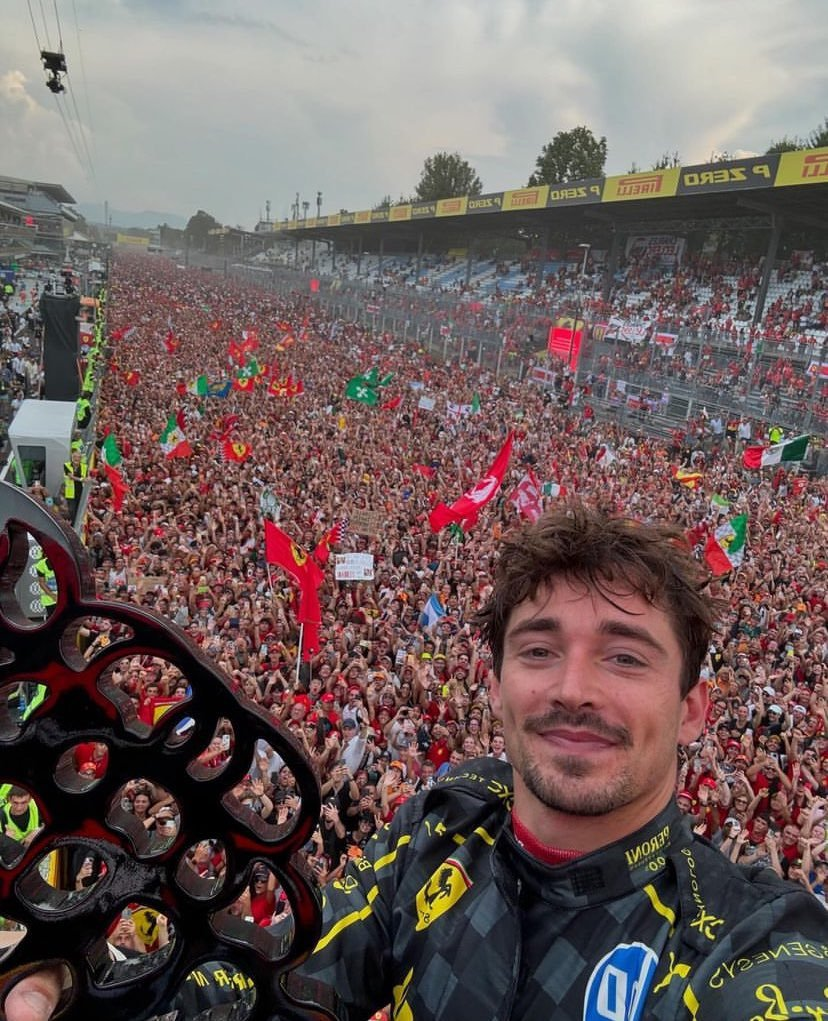
%> input picture data/input/italy.jpg, 828 x 1021 px
$ octave main.m   (GNU Octave 9; MATLAB toolbox functions it lacks are replaced by stand-ins)
%> lines starting %> are read from the running program, lines starting %| are printed output that depends on the picture
### src/ImageLoader/cargar_imagen.m
function [imagen, filas, columnas, canales] = cargar_imagen(nombre_archivo)
%> called with nombre_archivo = 'italy.jpg'
% CARGAR_IMAGEN Carga una imagen y verifica/redimensiona al mínimo 740x492
% Entrada:  nombre_archivo -> nombre del archivo
% Salidas:  imagen, filas, columnas, canales

    % Cargar la imagen
    imagen = imread(nombre_archivo);
%> imagen is the input picture: size 1021x828x3 uint8; mean R, G, B 110, 93.9, 92.4

    % Verificar y redimensionar si es necesario
    [filas, columnas, canales] = size(imagen);
%> filas = 1021; columnas = 828; canales = 3

    if columnas < 740 || filas < 492
        imagen = imresize(imagen, [492, 740]);
        [filas, columnas, canales] = size(imagen);
    end
end

### src/ImageLoader/comprimir_paleta.m
function imagen_indexada = comprimir_paleta(imagen)
% COMPRIMIR_PALETA Aplica compresión por paleta indexada de 256 colores
% Entrada:  imagen         -> imagen RGB uint8
% Salidas:  imagen_indexada -> imagen comprimida con índices
%           paleta          -> paleta de 256 colores [256x3]

    % Aplicar compresión por paleta
    [imagen_indexada, paleta] = rgb2ind(imagen, 256);

    % Definir ruta: sube un nivel desde src/matlab y entra a src/utils
    ruta_utils = fullfile(fileparts(mfilename('fullpath')), '..', 'utils', 'paleta_colores.mat');

    % Guardar paleta en la ruta específica
    save(ruta_utils, 'paleta');
end

### src/ImageLoader/adaptar_tamano.m
function matriz_salida = adaptar_tamano(vector_bits, columnas)
    % INPUTS:
    %   vector_bits : Vector columna original (N x 1)
    %   columnas    : Número de columnas deseadas (en tu caso, 11200)
    %
    % OUTPUT:
    %   matriz_salida : Matriz final ordenada por filas con el relleno de ceros

    % Asegurar que la entrada sea un vector columna estricto
    vector_bits = vector_bits(:);

    % Calcular cuántos bits faltan para completar la última fila
    num_bits = length(vector_bits);
    residuo = mod(num_bits, columnas);

    if residuo ~= 0
        bits_faltantes = columnas - residuo;
        % Rellenamos con ceros al final del vector
        vector_bits = [vector_bits; zeros(bits_faltantes, 1)];
    end

    % Calcular el número total de filas que tendrá la matriz final
    num_filas = length(vector_bits) / columnas;

    % Reorganizar los bits mediante reshape
    matriz_salida_temp = reshape(vector_bits, columnas, num_filas)';

    % Adaptar a tipo double para procesamiento en simulink
    matriz_salida = double(matriz_salida_temp);

    % Transponer para procesamiento posterior
    matriz_salida = matriz_salida';

end

### src/ImageLoader/anadir_cabecera.m
function matriz_binaria = anadir_cabecera(matriz_img)
    % ANADIR_CABECERA Agrega un encabezado de 10 bits con el número de trama
    % a cada fila de la matriz de la imagen.

    % Obtener el número de filas (tramas) actuales
    [~, num_columnas] = size(matriz_img);

    % Crear un vector con los índices de las filas (de 1 a num_filas)
    indices = (1:num_columnas)';

    % Convertir los índices a su representación binaria de 10 bits
    % 'de2bi' convierte decimal a binario. 'left-msb' asegura que el bit más
    % significativo quede a la izquierda.
    cabeceras = de2bi(indices, 10, 'left-msb')';

    % Concatenar las cabeceras (10 bits) con la matriz original (11190 bits)
    matriz_binaria = [cabeceras; matriz_img];
end

### src/ImageLoader/convertir_binario.m
function secuencia_binaria = convertir_binario(secuencia_pixeles)
% CONVERTIR_BINARIO Convierte la secuencia de píxeles indexados a bits
% Entrada:  secuencia_pixeles -> vector 1D de índices uint8
%           filas, columnas   -> dimensiones de la imagen
% Salida:   secuencia_binaria -> vector 1D de bits (0s y 1s)

    % Convertir cada índice a 8 bits
    binario_pixeles = de2bi(secuencia_pixeles, 8, 'left-msb');

    % Serializar la matriz binaria en un vector
    secuencia_binaria = binario_pixeles';
    secuencia_binaria = secuencia_binaria(:);
end

### src/ImageLoader/serializar_pixeles.m
function secuencia_pixeles = serializar_pixeles(imagen_indexada)
% SERIALIZAR_PIXELES Convierte la matriz indexada en secuencia unidimensional
% Entrada:  imagen_indexada  -> matriz 2D de índices de píxeles
%           filas, columnas  -> dimensiones esperadas
% Salida:   secuencia_pixeles -> vector 1D de índices

    % Serializar la matriz en un vector
    secuencia_pixeles = imagen_indexada(:);
end

### src/ImageLoader/main.m
% MAIN - Archivo principal para cargar imagen y convertirla a bits
clc
disp(['Running main code - Image Loader', newline])

% ── Función 1 Cargar imagen ──────────────────────────────
[imagen_tx, filas, columnas] = cargar_imagen('italy.jpg');
%> filas = 1021; columnas = 828

% ── Función 2 Compresión por paleta ─────────────────────
imagen_indexada = comprimir_paleta(imagen_tx);
%> in comprimir_paleta, `[imagen_indexada, paleta] = rgb2ind(imagen, 256);`:
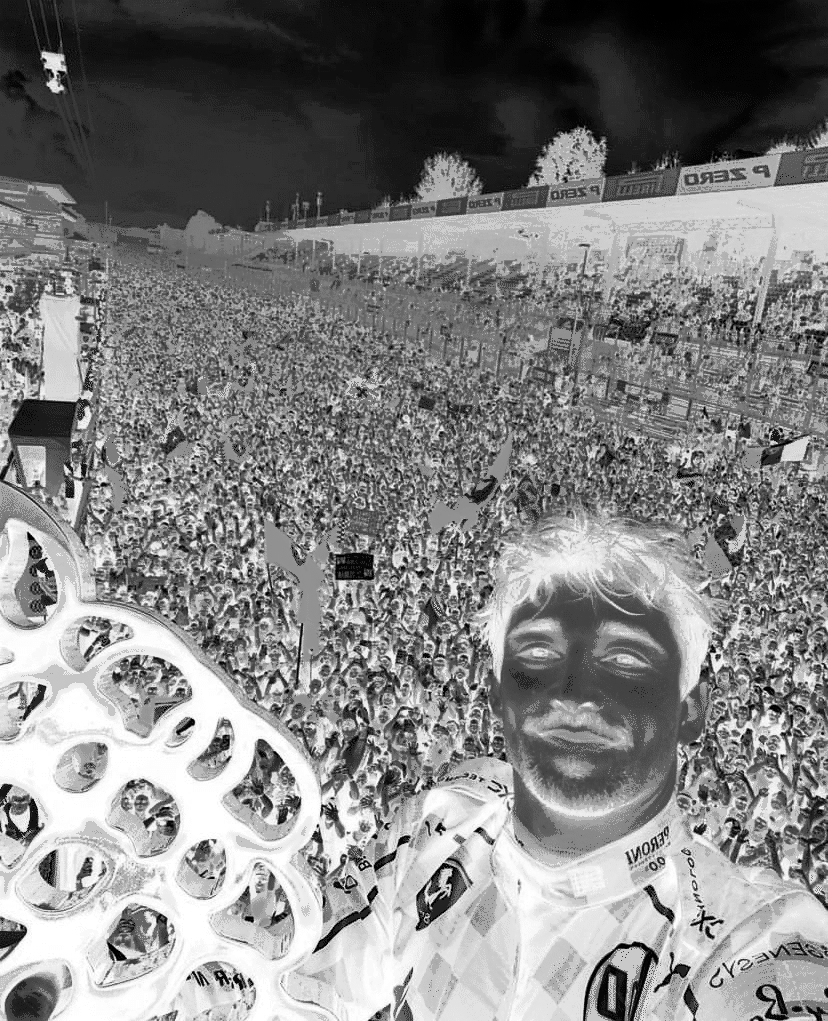
%> imagen_indexada: size 1021x828 uint8; min 0, max 255, mean 129.7
%> in comprimir_paleta, `[imagen_indexada, paleta] = rgb2ind(imagen, 256);`: paleta = 256 rows, first 12: [0.875 0.867 0.843; 0.827 0.827 0.804; 0.729 0.839 0.953; 0.804 0.808 0.792; 0.808 0.776 0.294; 0.824 0.808 0.761; 0.788 0.796 0.773; 0.745 0.792 0.855; 0.839 0.824 0.431; 0.89 0.729 0.753; 0.773 0.776 0.761; 0.765 0.776 0.776]

% ── Función 3 Serialización de píxeles ──────────────────
secuencia_pixeles = serializar_pixeles(imagen_indexada);

% ── Función 4 Conversión a binario ──────────────────────
secuencia_binaria = convertir_binario(secuencia_pixeles);
tamano_imagen = length(secuencia_binaria);
%> tamano_imagen = 6763104

% ── Función 5 Convertir a matriz de 11190 columnas x n filas ──────────────────────
matriz_img = adaptar_tamano(secuencia_binaria, 11190);
%> in adaptar_tamano, `matriz_salida_temp = reshape(vector_bits, columnas, num_filas)';`:
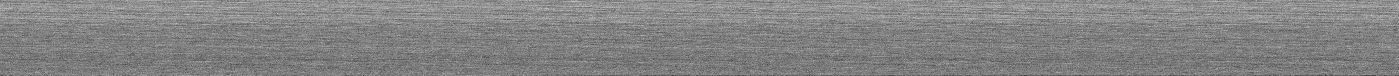
%> matriz_salida_temp: size 605x11190 uint8 (shown at 1/8 size); values 0 (black) and 1 (white), 51.5% white; black in thin lines or dots
%> in adaptar_tamano, `matriz_salida = matriz_salida';`:
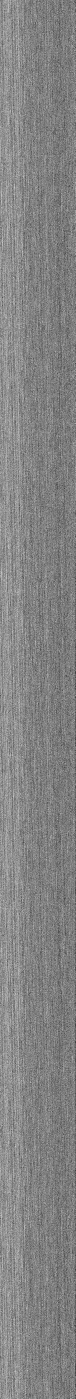
%> matriz_salida: size 11190x605 double (shown at 1/8 size); values 0 (black) and 1 (white), 51.5% white; black in thin lines or dots

% ── Función 6 Agregar encabezados con el número de la fila ──────────────────────
matriz_binaria = anadir_cabecera(matriz_img);
%> in anadir_cabecera, `matriz_binaria = [cabeceras; matriz_img];`: matriz_binaria: size 11200x605 double; values 0 (black) and 1 (white), 51.4% white; black in thin lines or dots

% ── Limpiar variables innecesarias del workspace ──────────────────────
clearvars canales secuencia_binaria matriz_img imagen_indexada secuencia_pixeles;
